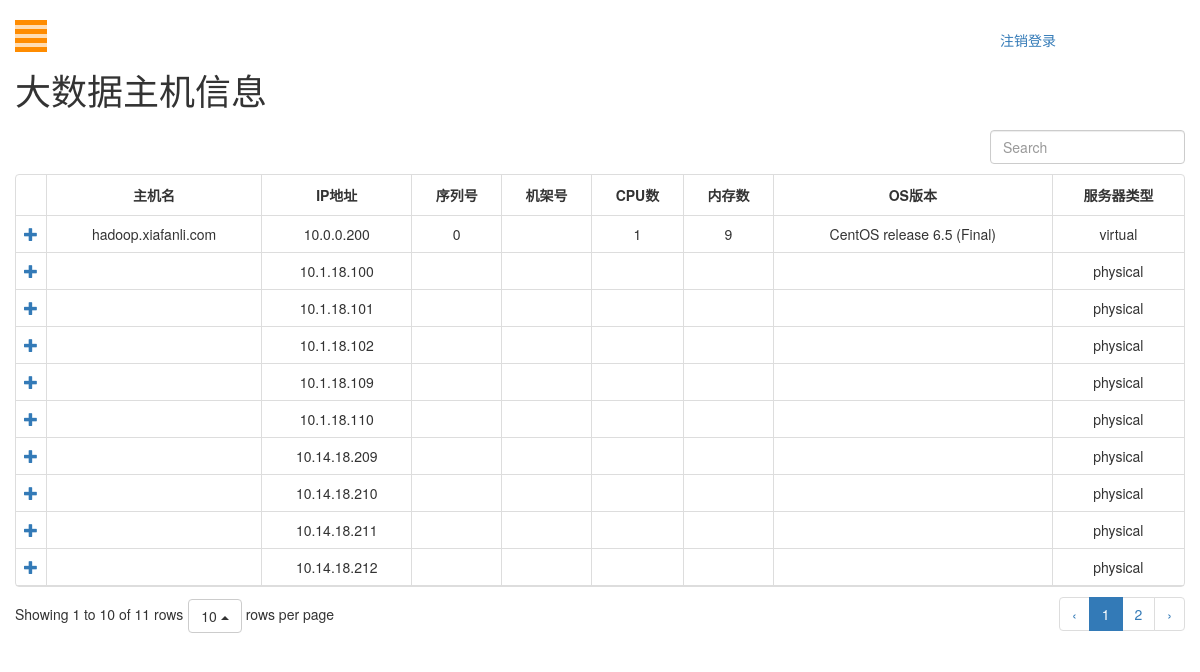
Screenshot of /host (signed in) with the database file from the repository.
### cmdb/models.py (models this page shows, shortened)
class HostBasicInfo(models.Model):
    host_name = models.CharField(max_length=30,  null=True, default="", blank=True)
    ip_address = models.CharField(max_length=16)
    serial = models.CharField(max_length=10, null=True, default="", blank=True)
    rack_id = models.CharField(max_length=10, null=True, default="", blank=True)
    num_cpu = models.CharField(max_length=10, default="")
    num_mem = models.CharField(max_length=10, default="")
    os_version = models.CharField(max_length=30, null=True, default="", blank=True)
    SERVER_TYPE = [('physical', 'physical'), ('virtual', 'virtual')]
    machine_type = models.CharField(max_length=10, choices=SERVER_TYPE, default="physical")

### cmdb/views.py (the view)
# urls.py: url(r'^host', HostInfoView, name='cluster'),
@login_required(login_url="/login")
def HostInfoView(request):
    AllhostObject = HostBasicInfo.objects.all().order_by(HostInfoFields.F_HOST_IP)
    return render(request, 'host.html', {"AllhostObject": AllhostObject})

### templates/host.html (shortened to what this page needs)
{% load static %}
<!DOCTYPE html>
<html lang="zh">
<head>
    <link rel="stylesheet" type="text/css" href="{% static 'css/bootstrap.css' %}">
    <link rel="stylesheet" type="text/css" href="{% static 'css/style.css' %}">
    <link rel="stylesheet" type="text/css" href="{% static 'bootstraptable/bootstrap-table.min.css' %}">
</head>
<body>
<div id="wrapper">
    <div id="page-content-wrapper">
        <button type="button" class="hamburger is-closed animated fadeInLeft" data-toggle="offcanvas">
            <span class="hamb-top"></span>
            <span class="hamb-middle"></span>
            <span class="hamb-bottom"></span>
        </button>
        <a class="col-md-offset-10" href="{% url 'logout' %}">注销登录</a>
        <div class="container">
            <div class="row">
                <h1>大数据主机信息</h1>
            </div>
            <div class="row">
                <table id="hdfs-table"
                       data-toggle="table"
                       data-pagination="true"
                       data-search="true"
                       data-detail-view="true"
                       data-detail-formatter="detailFormatter">
                    <thead>
                    <tr>
                        <th>主机名</th>
                        <th data-field="name">IP地址</th>
                        <th>序列号</th>
                        <th>机架号</th>
                        <th>CPU数</th>
                        <th>内存数</th>
                        <th>OS版本</th>
                        <th>服务器类型</th>
                    </tr>
                    </thead>
                    <tbody>
                    {% for object in AllhostObject %}
                        <tr>
                            <td>{{ object.host_name }}</td>
                            <td data-field="name">{{ object.ip_address }}</td>
                            <td>{{ object.serial }}</td>
                            <td>{{ object.rack_id }}</td>
                            <td>{{ object.num_cpu }}</td>
                            <td>{{ object.num_mem }}</td>
                            <td>{{ object.os_version }}</td>
                            <td>{{ object.machine_type }}</td>
                        </tr>
                    {% endfor %}
                    </tbody>
                </table>
            </div>
        </div>
    </div>
</div>
</body>
</html>

### static/css/style.css (style rules this page uses)
body { position: relative; overflow-x: hidden; }
body, html { height: 100%; background-color: white; }
#wrapper { -moz-transition: all 0.5s ease; -o-transition: all 0.5s ease; -webkit-transition: all 0.5s ease; padding-left: 0; transition: all 0.5s ease; }
#page-content-wrapper { padding-top: 30px; width: 100%; }
.hamburger { background: darkorange; border: none; display: block; height: 32px; margin-left: 15px; position: fixed; top: 20px; width: 32px; z-index: 999; }
.hamburger.is-closed:before { -webkit-transform: translate3d(0, 0, 0); -webkit-transition: all 0.35s ease-in-out; color: #ffffff; content: ''; display: block; font-size: 14px; line-height: 32px; opacity: 0; text-align: center; width: 100px; }
.hamburger.is-closed .hamb-top { -webkit-transition: all 0.35s ease-in-out; background-color: rgba(255, 255, 255, 0.7); top: 5px; }
.hamburger.is-closed .hamb-middle { background-color: rgba(255, 255, 255, 0.7); margin-top: -2px; top: 50%; }
.hamburger.is-closed .hamb-bottom { -webkit-transition: all 0.35s ease-in-out; background-color: rgba(255, 255, 255, 0.7); bottom: 5px; }
.hamburger.is-closed .hamb-top, .hamburger.is-closed .hamb-middle, .hamburger.is-closed .hamb-bottom, .hamburger.is-open .hamb-top, .hamburger.is-open .hamb-middle, .hamburger.is-open .hamb-bottom { height: 4px; left: 0; position: absolute; width: 100%; }
.table th, .table td { text-align: center; vertical-align: middle!important; }

### rows the page displays
HostBasicInfo: host_name "hadoop.xiafanli.com", ip_address "10.0.0.200", serial "0", num_cpu "1", num_mem "9", os_version "CentOS release 6.5 (Final)", machine_type "virtual"
HostBasicInfo: ip_address "10.1.18.100", machine_type "physical"
HostBasicInfo: ip_address "10.1.18.101", machine_type "physical"
HostBasicInfo: ip_address "10.1.18.102", machine_type "physical"
HostBasicInfo: ip_address "10.1.18.109", machine_type "physical"
HostBasicInfo: ip_address "10.1.18.110", machine_type "physical"
HostBasicInfo: ip_address "10.14.18.209", machine_type "physical"
HostBasicInfo: ip_address "10.14.18.210", machine_type "physical"
HostBasicInfo: ip_address "10.14.18.211", machine_type "physical"
HostBasicInfo: ip_address "10.14.18.212", machine_type "physical"
